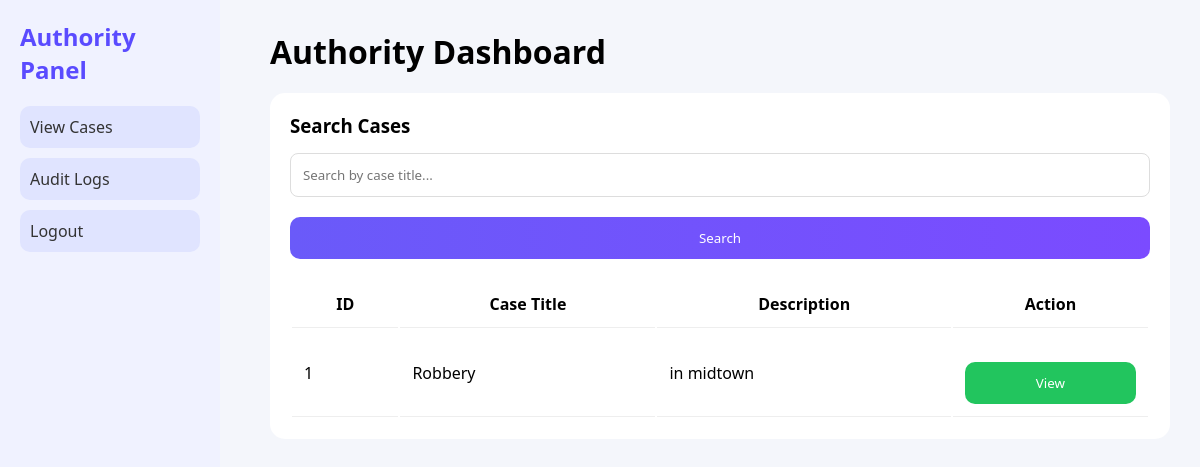
Page /authority (signed in) on the committed database.
### tables this page shows
CREATE TABLE cases(
        id INTEGER PRIMARY KEY AUTOINCREMENT,
        title TEXT,
        description TEXT
    );

### app.py (the view)
@app.route("/authority", methods=["GET", "POST"])
def authority():
    if "role" not in session or session["role"] != "Authority":
        return redirect("/login")
    db = get_db()
    search_query = ""
    if request.method == "POST":
        search_query = request.form.get("search", "")
        cases = db.execute(
            "SELECT * FROM cases WHERE title LIKE ?",
            ('%' + search_query + '%',)
        ).fetchall()
    else:
        cases = db.execute("SELECT * FROM cases").fetchall()
    return render_template(
        "authority_dashboard.html",
        cases=cases,
        search_query=search_query
    )

### app.py (called while the page is built)
def get_db():
    return sqlite3.connect("database.db")

### templates/authority_dashboard.html (shortened to what this page needs)
<!DOCTYPE html>
<html>
<head>
    <link rel="stylesheet" href="/static/css/style.css">
</head>
<body>
<div class="sidebar">
    <h2>Authority Panel</h2>
    <a href="/authority">View Cases</a>
    <a href="/logs">Audit Logs</a>
    <a href="/logout">Logout</a>
</div>
<div class="main">
<h1>Authority Dashboard</h1>
<div class="box">
<h3>Search Cases</h3>
<form method="POST">
    <input
        type="text"
        name="search"
        placeholder="Search by case title..."
        value="{{search_query}}"
    >
    <button class="btn btn-primary">Search</button>
</form>
<table>
<tr>
<th>ID</th>
<th>Case Title</th>
<th>Description</th>
<th>Action</th>
</tr>
{% for c in cases %}
<tr>
<td>{{c[0]}}</td>
<td>{{c[1]}}</td>
<td>{{c[2]}}</td>
<td>
    <a href="/case/{{c[0]}}">
        <button class="btn btn-success">View</button>
    </a>
</td>
</tr>
{% endfor %}
</table>
</div>
</div>
</body>
</html>

### static/css/style.css (style rules this page uses)
* { margin: 0; padding: 0; box-sizing: border-box; font-family: 'Segoe UI', sans-serif; }
body { background: #f4f6fb; }
input, select { width: 100%; padding: 12px; margin-top: 15px; border-radius: 8px; border: 1px solid #ddd; }
.btn { width: 100%; padding: 12px; margin-top: 20px; border: none; border-radius: 10px; cursor: pointer; color: white; }
.btn-primary { background: linear-gradient(90deg, #6a5af9, #7b4bff); }
.btn-success { background: #22c55e; }
.sidebar { width: 220px; background: #f0f2ff; height: 100vh; padding: 20px; position: fixed; }
.sidebar h2 { color: #5a4bff; margin-bottom: 20px; }
.sidebar a { display: block; padding: 10px; background: #e0e4ff; margin: 10px 0; border-radius: 10px; text-decoration: none; color: #333; }
.main { margin-left: 240px; padding: 30px; }
.box { background: white; padding: 20px; border-radius: 15px; margin-top: 20px; }
table { width: 100%; margin-top: 20px; }
td, th { padding: 12px; border-bottom: 1px solid #eee; }

### rows in the picture
cases: id "1", title "Robbery", description "in midtown"
